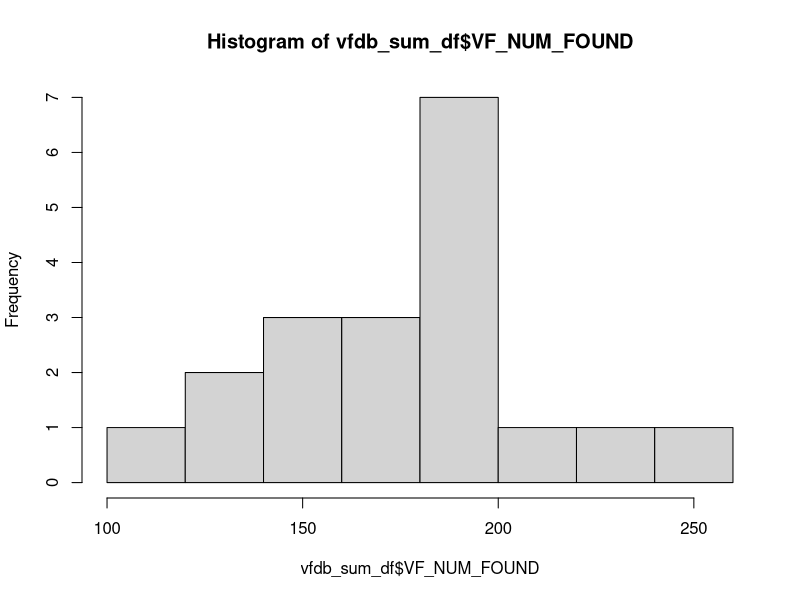
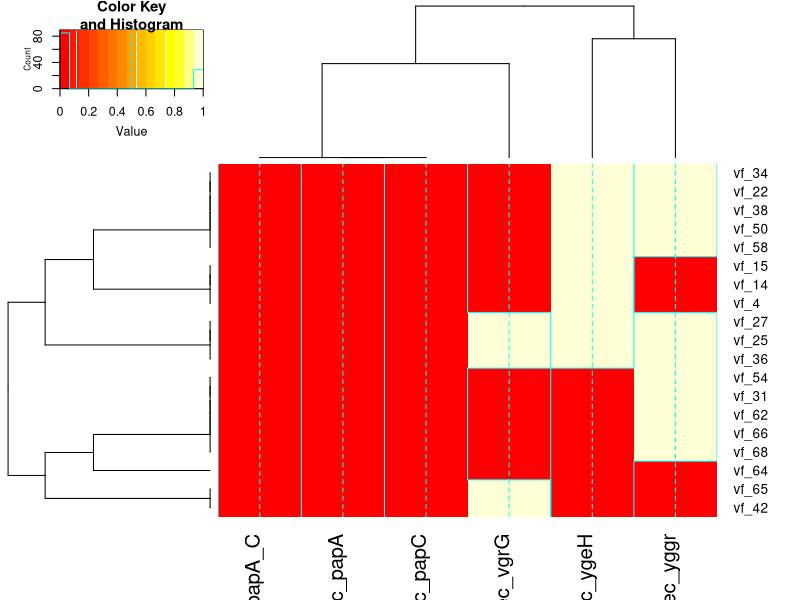
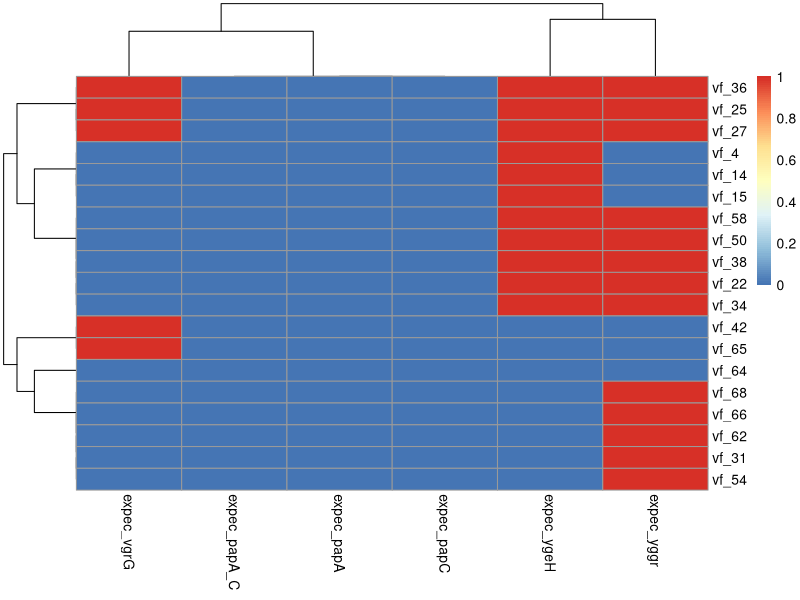

The R script that drew these images, in order:
## ---- chunk 1

library(readr)
library(dplyr)
library(stringr)

## ---- chunk 2


sum_tsv = read_tsv( "./abricate_vfdb_summary.tsv" )


vfdb_sum_df = sum_tsv %>% 
  rename( file_name = '#FILE' ,
          VF_NUM_FOUND = "NUM_FOUND"
          )

hist( vfdb_sum_df$VF_NUM_FOUND )


# (artificial) example data in data frame
# file_name      VF_NUM_FOUND    AAA24094        APECO1_1753     papA   papG    ycfz          ygeG      ygbdb           yggr
# vf.14.txt       249            .               .               99.05  80.00   99.87;100.00  ,         100.00;100.00   91.85

# the cell values are sometime weird, maybe it is a range.  eg: 99.87;100.00
#++ these aren't handled correctly by this code yet (it doesn't parse correctly and get converted to NA or some such)  ++FIXME++

# example of parsing the regex in stringr 
# chunk1 matches vf
# chunk2 matches 14 
# key becomes vf_14

vfdb_sum_df = vfdb_sum_df %>%
  #                                 str_match array index      2            3                   VVVV
  mutate( fasta_basename_chunk1   = str_match( file_name,     "([:alnum:]+).([:alnum:]+).txt"  )[,2] ) %>%
  mutate( fasta_basename_chunk2   = str_match( file_name,     "([:alnum:]+).([:alnum:]+).txt"  )[,3] ) %>%
  mutate( key = str_c( fasta_basename_chunk1, "_", fasta_basename_chunk2 ) )


## ---- chunk 3

# definition for ExPEC
# when it has >= 2 markers present: 
# papA and/or papC
# afa/dra
# sfa/foc
# iutA
# kpsMT II
#++ need to check how abricate display such gene names


# exploring data
cln = colnames( vfdb_sum_df )
cln.df = data.frame( cln )

# see if any of the ExPEC gene were found by Abricate (using regular expression pattern):
expect_gene_RE = "papA|papC|afa|dra|sfa|foc|iut|kps"
expect_gene_cln = cln.df %>% filter( grepl( expect_gene_RE, cln) ) 


typeof( vfdb_sum_df$papA )
range( vfdb_sum_df$papA )
typeof( vfdb_sum_df$ygeH )
range( vfdb_sum_df$ygeH )


## ---- chunk 4

# gene match at 80%+ is considered a match
vfdb_sum_df = vfdb_sum_df %>% mutate( 
  expec_papA    = if_else( as.numeric(  papA  )    >= 80, 1, 0 ),
  expec_papC    = if_else( as.numeric(  papC  )    >= 80, 1, 0 ),
  expec_papA_C  = if_else( expec_papA + expec_papC >=  1, 1, 0 )   # papA and/or papC :-| 
)

vfdb_sum_df = vfdb_sum_df %>% mutate( 
  expec_ygeH    = if_else( as.numeric(  ygeH  ) > 80, 1, 0 ),
  expec_yggr    = if_else( as.numeric(  yggr  ) > 80, 1, 0 ),   
  expec_vgrG    = if_else( as.numeric(  vgrG  ) > 80, 1, 0 )
  )

# create a simpler data frame with the count result

expect_result_df = vfdb_sum_df %>%
  select( key, expec_papA, expec_papC, expec_papA_C, expec_ygeH, expec_yggr, expec_vgrG  )

# convert all "." to 0 (%)
expect_result_df = expect_result_df %>% 
  replace( is.na(.), 0 )   # replace na with 0 on all cells

expect_result_df = expect_result_df %>% 
  mutate( count_match = ( expec_papA_C + expec_ygeH + expec_vgrG + expec_yggr ) ) 

# apply ExPEC selection criteria and make determination
expect_result_df = expect_result_df %>% 
  mutate( Is_ExPEC = if_else( count_match >= 2, "Yes", "No" ) )


## ---- chunk 5

library( gplots )

mat = expect_result_df %>%
  select( - Is_ExPEC, - count_match, - key ) %>%
  mutate_at(1:6, as.numeric ) %>%
  as.matrix()

rownames( mat ) = expect_result_df$key    # assign row name


# heatmap/dendogram method 1
gplots::heatmap.2( mat )

## ---- chunk 6


# heatmap/dendogram method 2

library(pheatmap)
pheatmap::pheatmap( mat )
